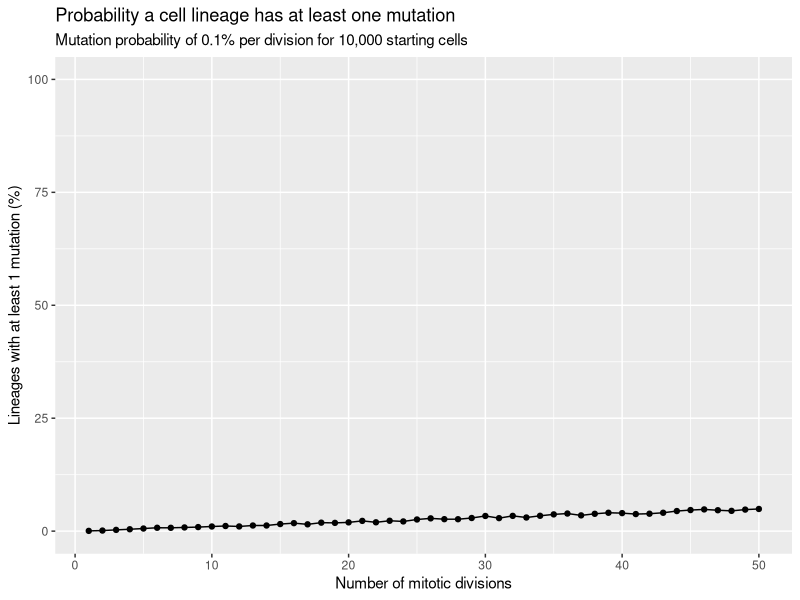
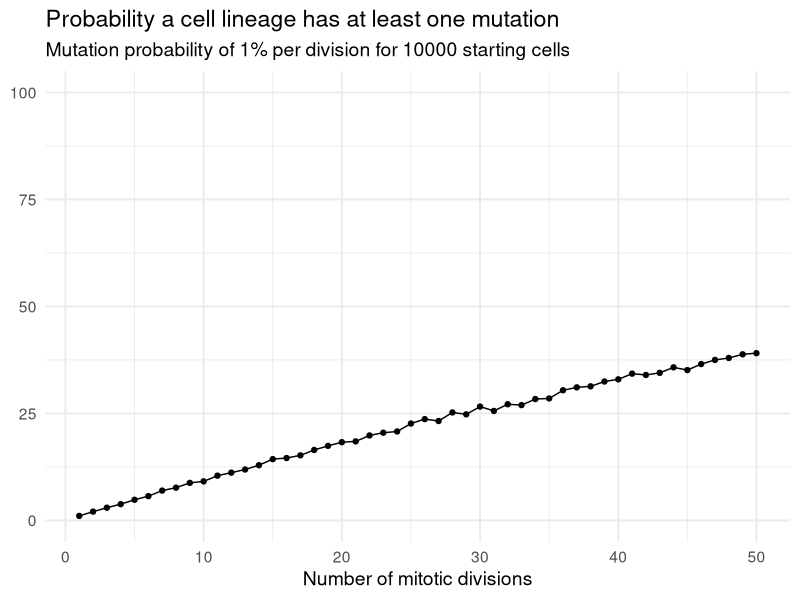
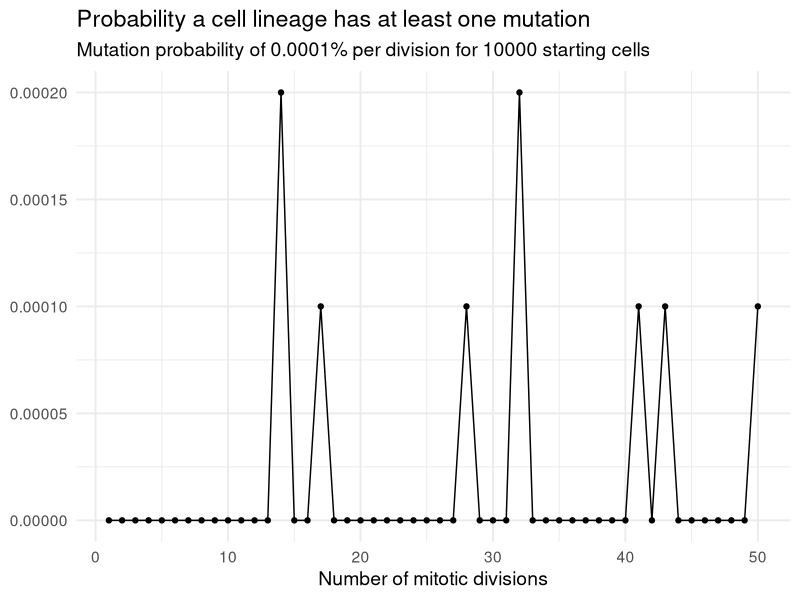

Write the R code that produced these figures, in order.
## ---- chunk 1
#| message: false
#| warning: false
library(tidyverse)
set.seed(4747)

has_mutation_after_divisions <- function(n_divisions, prob){
  random <- runif(n_divisions)
  mutation_flag <- random < prob
  total_mutations <- sum(mutation_flag)
  total_mutations > 0
}
## ---- chunk 2
#| message: false
#| warning: false
set.seed(4747)
prob_0 <- 0.001
n_cells <- 10000
number_of_divisions <- 1:50

results <- map(number_of_divisions, function(n) {
  outcomes <- map_lgl(1:n_cells, function(x) {
    has_mutation_after_divisions(n_divisions = n, prob = prob_0)})
  tibble(divisions = n, prob_mutated = mean(outcomes))
}) |> list_rbind()

results
## ---- chunk 3
set.seed(4747)
prob_0 <- 0.001
n_cells <- 10000
number_of_divisions <- 1:50

results <- tibble(
  divisions = number_of_divisions,
  prob_mutated = map_dbl(
    number_of_divisions,
    function(n) {
      mutations_per_cell <- rbinom(n_cells, size = n, prob = prob_0)
      mutated_flag <- mutations_per_cell > 0
      mean(mutated_flag)
    }
  )
)

results
## ---- chunk 4
ggplot(results, aes(x = divisions, y = prob_mutated * 100)) +
  geom_line() +
  geom_point() +
  scale_y_continuous(limits = c(0, 100)) +
  labs(
    title = "Probability a cell lineage has at least one mutation",
    subtitle = "Mutation probability of 0.1% per division for 10,000 starting cells",
    x = "Number of mitotic divisions",
    y = "Lineages with at least 1 mutation (%)"
  )
## ---- chunk 5
set.seed(4747)
prob_1 <- 0.01
n_cells <- 10000
number_of_divisions <- 1:50

results_1 <- map(number_of_divisions, function(n) {
  outcomes_1 <- map_lgl(1:n_cells, function(x) {
    has_mutation_after_divisions(n_divisions = n, prob = prob_1)})
  tibble(divisions_1 = n, prob_mutated_1 = mean(outcomes_1))
}) |> list_rbind()

results_1
## ---- chunk 6
ggplot(results_1, aes(x = divisions_1, y = prob_mutated_1 * 100)) +
  geom_line() +
  geom_point() +
  scale_y_continuous(limits = c(0, 100)) +
  labs(
    title = "Probability a cell lineage has at least one mutation",
    subtitle = "Mutation probability of 1% per division for 10000 starting cells",
    x = "Number of mitotic divisions",
    y = NULL
  ) +
  theme_minimal(base_size = 14)
## ---- chunk 7
set.seed(4747)
prob_2 <- 1e-6
n_cells <- 10000
number_of_divisions <- 1:50

results_2 <- map(number_of_divisions, function(n) {
  outcomes_2 <- map_lgl(1:n_cells, function(x) {
    has_mutation_after_divisions(n_divisions = n, prob = prob_2)})
  tibble(divisions_2 = n, prob_mutated_2 = mean(outcomes_2))
}) |> list_rbind()

results_2
## ---- chunk 8
ggplot(results_2, aes(x = divisions_2, y = prob_mutated_2)) +
  geom_line() +
  geom_point() +
  labs(
    title = "Probability a cell lineage has at least one mutation",
    subtitle = "Mutation probability of 0.0001% per division for 10000 starting cells",
    x = "Number of mitotic divisions",
    y = NULL
  ) +
  theme_minimal(base_size = 14)
